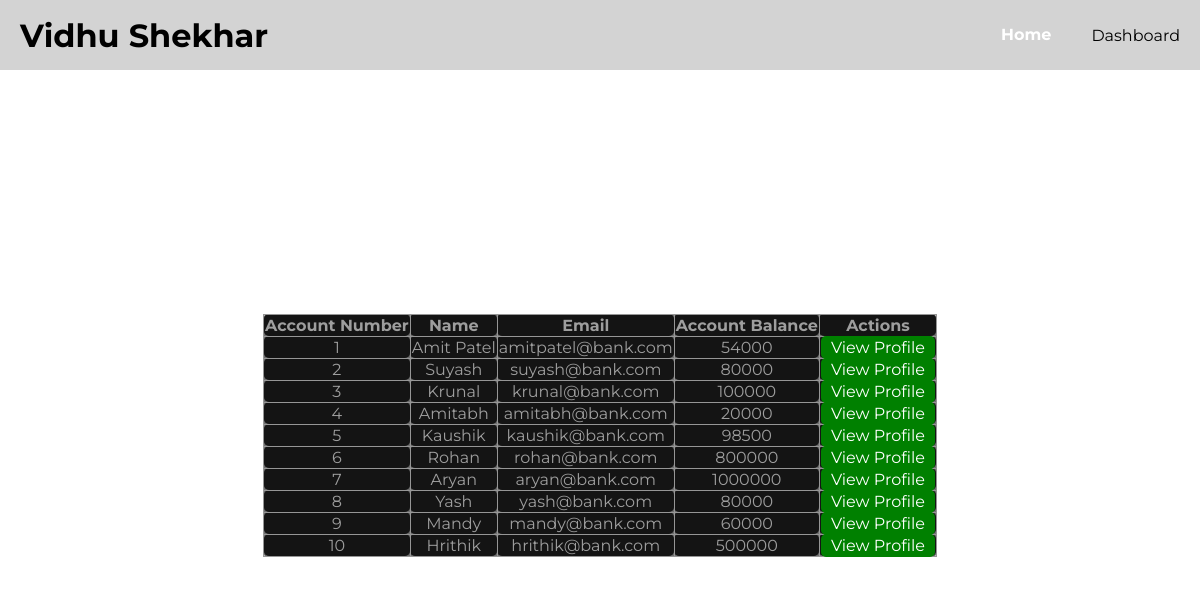
/allCustomers.php, run on the app's committed database.
### tables this page shows
CREATE TABLE `customers` (
  `account_number` int(11) NOT NULL,
  `account_type` varchar(10) NOT NULL,
  `name` varchar(255) NOT NULL,
  `email` varchar(150) NOT NULL,
  `phno` bigint(20) NOT NULL,
  `address` text NOT NULL,
  `cur_balance` double NOT NULL
);

### allCustomers.php (the view, shortened to what this page needs)
<?php include "./php/init.php" ; ?>
<!DOCTYPE html>
<html lang="en">
<head>
    <link rel="stylesheet" href="./assets/css/main.css">
</head>
<body>
    <main>
        <div class="table">
            <table>
                <thead>
                    <tr>
                        <th>Account Number</th>
                        <th>Name</th>
                        <th>Email</th>
                        <th>Account Balance</th>
                        <th>Actions</th>
                    </tr>
                </thead>
                <tbody>
                    <?php
                        $query ="SELECT * FROM customers";
                        $res = mysqli_query($con, $query);
                        while($row = mysqli_fetch_assoc($res)){
                    ?>
                    <tr>
                        <td><?php echo $row["account_number"] ?></td>
                        <td><?php echo $row["name"] ?></td>
                        <td><?php echo $row["email"] ?></td>
                        <td><?php echo $row["cur_balance"] ?></td>
                        <td><a href="./viewCustomer.php?number=<?php echo $row["account_number"] ?>" class="plain-btn">View Profile</a></td>
                    </tr>
                            <?php
                            }
                            ?>
                </tbody>
            </table>
        </div>
    </main>
</body>
</html>

### assets/css/main.css (style rules this page uses)
body { margin: 0; padding: 0; background: url("../images/background.png"); background-repeat: no-repeat; background-position: center; background-size: cover; font-family: 'Montserrat', sans-serif; }
header { width: 100%; height: 70px; -webkit-box-sizing: border-box; box-sizing: border-box; display: -webkit-box; display: -ms-flexbox; display: flex; -webkit-box-pack: justify; -ms-flex-pack: justify; justify-content: space-between; -webkit-box-align: center; -ms-flex-align: center; align-items: center; background-color: rgba(184, 184, 184, 0.616); padding: 0 20px; }
header div { display: -webkit-box; display: -ms-flexbox; display: flex; -webkit-box-pack: center; -ms-flex-pack: center; justify-content: center; -webkit-box-align: center; -ms-flex-align: center; align-items: center; height: 70px; }
header div a { margin-right: 20px; height: 100%; line-height: 70px; padding: 0 20px; text-decoration: none; color: white; font-weight: 700; -webkit-box-sizing: border-box; box-sizing: border-box; }
main { width: 100%; min-height: calc(100vh - 70px); display: -webkit-box; display: -ms-flexbox; display: flex; -webkit-box-pack: center; -ms-flex-pack: center; justify-content: center; -webkit-box-align: center; -ms-flex-align: center; align-items: center; }
.table { color: #9e9e9e; background: white; padding: 5px; border-radius: 5px; }
table, tr, td, th { border: 1px solid #969696; border-radius: 5px; border-collapse: collapse; text-align: center; background-color: #00000091; }
.plain-btn { background-color: green; padding: 2px 10px; border-radius: 5px; text-decoration: none; color: white; }

### data on the page
customers: account_number "1", name "Amit Patel", email "amitpatel@bank.com", cur_balance "54000"
customers: account_number "2", name "Suyash", email "suyash@bank.com", cur_balance "80000"
customers: account_number "3", name "Krunal", email "krunal@bank.com", cur_balance "100000"
customers: account_number "4", name "Amitabh", email "amitabh@bank.com", cur_balance "20000"
customers: account_number "5", name "Kaushik", email "kaushik@bank.com", cur_balance "98500"
customers: account_number "6", name "Rohan", email "rohan@bank.com", cur_balance "800000"
customers: account_number "7", name "Aryan", email "aryan@bank.com", cur_balance "1000000"
customers: account_number "8", name "Yash", email "yash@bank.com", cur_balance "80000"
customers: account_number "9", name "Mandy", email "mandy@bank.com", cur_balance "60000"
customers: account_number "10", name "Hrithik", email "hrithik@bank.com", cur_balance "500000"
